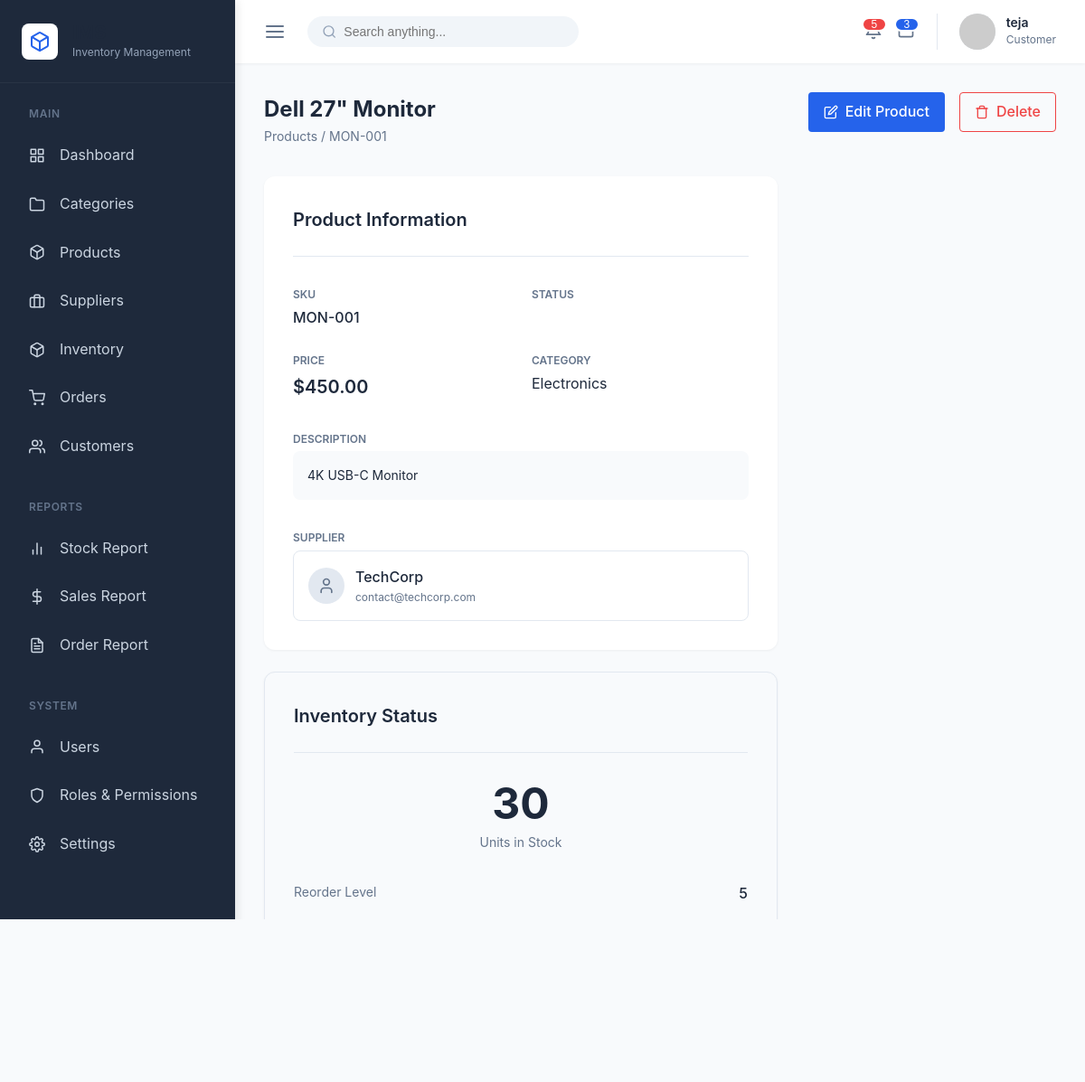
/products/2/ (signed in), run on the app's committed database.
### apps/accounts/models.py (models this page shows, shortened)
class User(AbstractUser):
    class Role(models.TextChoices):
        ADMIN = 'ADMIN', 'Admin'
        INVENTORY_MANAGER = 'INVENTORY_MANAGER', 'Inventory Manager'
        CUSTOMER = 'CUSTOMER', 'Customer'
    role = models.CharField(
        max_length=20,
        choices=Role.choices,
        default=Role.CUSTOMER
    )
    class Meta:
        db_table = 'auth_user'
        verbose_name = 'User'
        verbose_name_plural = 'Users'

### apps/products/models.py (models this page shows, shortened)
class Product(models.Model):
    class Status(models.TextChoices):
        ACTIVE = 'ACTIVE', 'Active'
        DRAFT = 'DRAFT', 'Draft'
        ARCHIVED = 'ARCHIVED', 'Archived'
    sku = models.CharField(max_length=50, unique=True, help_text="Stock Keeping Unit")
    name = models.CharField(max_length=200)
    description = models.TextField(blank=True)
    unit_price = models.DecimalField(max_digits=10, decimal_places=2)
    category = models.ForeignKey(Category, on_delete=models.PROTECT, related_name='products')
    supplier = models.ForeignKey(Supplier, on_delete=models.SET_NULL, null=True, blank=True, related_name='products')
    status = models.CharField(
        max_length=20,
        choices=Status.choices,
        default=Status.DRAFT
    )
    image = models.ImageField(upload_to='products/', null=True, blank=True)
    created_at = models.DateTimeField(auto_now_add=True)
    updated_at = models.DateTimeField(auto_now=True)
    class Meta:
        db_table = 'products'
        ordering = ['name']

### apps/categories/models.py (models this page shows, shortened)
class Category(models.Model):
    name = models.CharField(max_length=100, unique=True)
    description = models.TextField(blank=True)
    is_active = models.BooleanField(default=True, help_text="Designates whether this category should be treated as active.")
    created_at = models.DateTimeField(auto_now_add=True)
    updated_at = models.DateTimeField(auto_now=True)
    class Meta:
        db_table = 'categories'
        verbose_name_plural = 'Categories'
        ordering = ['name']

### apps/suppliers/models.py (models this page shows, shortened)
class Supplier(models.Model):
    name = models.CharField(max_length=200, unique=True)
    contact_name = models.CharField(max_length=150, blank=True)
    email = models.EmailField(unique=True)
    phone = models.CharField(max_length=20)
    address = models.TextField()
    is_active = models.BooleanField(default=True)
    created_at = models.DateTimeField(auto_now_add=True)
    updated_at = models.DateTimeField(auto_now=True)
    class Meta:
        db_table = 'suppliers'
        ordering = ['name']

### apps/inventory/models.py (models this page shows, shortened)
class Stock(models.Model):
    product = models.OneToOneField(Product, on_delete=models.CASCADE, related_name='stock')
    quantity = models.PositiveIntegerField(default=0)
    reserved_quantity = models.PositiveIntegerField(default=0)
    reorder_level = models.PositiveIntegerField(default=10)
    class Meta:
        db_table = 'inventory_stock'

### apps/products/views.py (the view)
# urls.py: path('<int:pk>/', ProductDetailView.as_view(), name='ui_product_detail'),
class ProductDetailView(LoginRequiredMixin, DetailView):
    model = Product
    template_name = 'products/detail.html'
    context_object_name = 'product'

### templates/products/detail.html (shortened to what this page needs)
{% extends "base.html" %}
{% block content %}
<div class="page-header" style="margin-bottom: 2rem; display: flex; justify-content: space-between; align-items: flex-start;">
    <div class="page-title">
        <h1 style="margin: 0; font-size: 1.5rem; font-weight: 700;">{{ product.name }}</h1>
        <p style="margin: 0; color: var(--text-secondary); font-size: 0.875rem;">
            <a href="{% url 'ui_product_list' %}" style="text-decoration: none; color: inherit;">Products</a> / {{ product.sku }}
        </p>
    </div>
    <div style="display: flex; gap: 1rem;">
        <a href="{% url 'ui_product_edit' product.id %}" class="btn btn-primary" style="display: flex; align-items: center; gap: 0.5rem;">
            <svg width="16" height="16" viewBox="0 0 24 24" fill="none" stroke="currentColor" stroke-width="2" stroke-linecap="round" stroke-linejoin="round"><path d="M11 4H4a2 2 0 0 0-2 2v14a2 2 0 0 0 2 2h14a2 2 0 0 0 2-2v-7"></path><path d="M18.5 2.5a2.121 2.121 0 0 1 3 3L12 15l-4 1 1-4 9.5-9.5z"></path></svg>
            Edit Product
        </a>
        <a href="{% url 'ui_product_delete' product.id %}" class="btn btn-outline" style="display: flex; align-items: center; gap: 0.5rem; color: var(--danger-color); border-color: var(--danger-color);">
            <svg width="16" height="16" viewBox="0 0 24 24" fill="none" stroke="currentColor" stroke-width="2" stroke-linecap="round" stroke-linejoin="round"><polyline points="3 6 5 6 21 6"></polyline><path d="M19 6v14a2 2 0 0 1-2 2H7a2 2 0 0 1-2-2V6m3 0V4a2 2 0 0 1 2-2h4a2 2 0 0 1 2 2v2"></path></svg>
            Delete
        </a>
    </div>
</div>
<div style="display: grid; grid-template-columns: 2fr 1fr; gap: 1.5rem;">
    <div style="display: flex; flex-direction: column; gap: 1.5rem;">
        <div class="form-container" style="margin: 0; max-width: none;">
        <div class="form-header">
            <h3>Product Information</h3>
        </div>
        <div style="display: grid; grid-template-columns: 1fr 1fr; gap: 1.5rem; margin-bottom: 2rem;">
            <div>
                <label style="display: block; font-size: 0.75rem; color: var(--text-secondary); text-transform: uppercase; font-weight: 600; margin-bottom: 0.25rem;">SKU</label>
                <div style="font-weight: 500;">{{ product.sku }}</div>
            </div>
            <div>
                <label style="display: block; font-size: 0.75rem; color: var(--text-secondary); text-transform: uppercase; font-weight: 600; margin-bottom: 0.25rem;">Status</label>
            </div>
            <div>
                <label style="display: block; font-size: 0.75rem; color: var(--text-secondary); text-transform: uppercase; font-weight: 600; margin-bottom: 0.25rem;">Price</label>
                <div style="font-size: 1.25rem; font-weight: 600; color: var(--text-primary);">${{ product.unit_price|floatformat:2 }}</div>
            </div>
            <div>
                <label style="display: block; font-size: 0.75rem; color: var(--text-secondary); text-transform: uppercase; font-weight: 600; margin-bottom: 0.25rem;">Category</label>
                <div>{{ product.category.name }}</div>
            </div>
        </div>
        <div style="margin-bottom: 2rem;">
            <label style="display: block; font-size: 0.75rem; color: var(--text-secondary); text-transform: uppercase; font-weight: 600; margin-bottom: 0.25rem;">Description</label>
            <div style="background: #f8fafc; padding: 1rem; border-radius: 8px; font-size: 0.875rem;">
                {{ product.description|default:"No description provided."|linebreaks }}
            </div>
        </div>
        {% if product.supplier %}
        <div>
            <label style="display: block; font-size: 0.75rem; color: var(--text-secondary); text-transform: uppercase; font-weight: 600; margin-bottom: 0.25rem;">Supplier</label>
            <div style="display: flex; align-items: center; gap: 0.75rem; padding: 1rem; border: 1px solid var(--border-color); border-radius: 8px;">
                <div style="width: 40px; height: 40px; background: #e2e8f0; border-radius: 50%; display: flex; align-items: center; justify-content: center;">
                    <svg width="20" height="20" viewBox="0 0 24 24" fill="none" stroke="#64748b" stroke-width="2" stroke-linecap="round" stroke-linejoin="round"><path d="M19 21v-2a4 4 0 0 0-4-4H9a4 4 0 0 0-4 4v2"></path><circle cx="12" cy="7" r="4"></circle></svg>
                </div>
                <div>
                    <div style="font-weight: 500;">{{ product.supplier.name }}</div>
                    <div style="font-size: 0.75rem; color: var(--text-secondary);">{{ product.supplier.email }}</div>
                </div>
            </div>
        </div>
        {% endif %}
    </div>
    <div class="form-container" style="margin: 0; max-width: none; background: #f8fafc; border: 1px solid var(--border-color);">
        <div class="form-header">
            <h3>Inventory Status</h3>
        </div>
        {% if product.stock %}
            <div style="text-align: center; margin-bottom: 2rem;">
                <div style="font-size: 3rem; font-weight: 700; color: var(--text-primary); line-height: 1;">{{ product.stock.quantity }}</div>
                <div style="font-size: 0.875rem; color: var(--text-secondary); margin-top: 0.5rem;">Units in Stock</div>
            </div>
            <div style="display: flex; justify-content: space-between; padding-bottom: 1rem; border-bottom: 1px solid var(--border-color); margin-bottom: 1rem;">
                <span style="color: var(--text-secondary); font-size: 0.875rem;">Reorder Level</span>
                <span style="font-weight: 500;">{{ product.stock.reorder_level }}</span>
            </div>
            <div style="display: flex; justify-content: space-between; margin-bottom: 2rem;">
                <span style="color: var(--text-secondary); font-size: 0.875rem;">Status</span>
            </div>
            <a href="#" class="btn btn-primary" style="width: 100%; display: flex; justify-content: center;">Adjust Stock</a>
        {% endif %}
    </div>
</div>
{% endblock %}

### templates/includes/topbar.html (shortened to what this page needs)
<header class="topbar">
    <div class="topbar-left">
        <button class="menu-toggle">
            <svg width="24" height="24" viewBox="0 0 24 24" fill="none" stroke="currentColor" stroke-width="2" stroke-linecap="round" stroke-linejoin="round"><line x1="3" y1="12" x2="21" y2="12"></line><line x1="3" y1="6" x2="21" y2="6"></line><line x1="3" y1="18" x2="21" y2="18"></line></svg>
        </button>
        <form class="search-bar" action="#" method="GET">
            <svg width="18" height="18" viewBox="0 0 24 24" fill="none" stroke="#94a3b8" stroke-width="2" stroke-linecap="round" stroke-linejoin="round"><circle cx="11" cy="11" r="8"></circle><line x1="21" y1="21" x2="16.65" y2="16.65"></line></svg>
            <input type="text" name="q" placeholder="Search anything...">
        </form>
    </div>
    <div class="topbar-right">
        <div class="topbar-actions">
            <button class="action-btn">
                <span class="badge">5</span>
            </button>
            <button class="action-btn">
                <span class="badge" style="background-color: var(--primary-color);">3</span>
            </button>
        </div>
        <div class="user-profile">
            <img src="https://ui-avatars.com/api/?name={{ user.first_name|default:user.username }}&background=2563eb&color=fff" alt="User Avatar" class="avatar">
            <div class="user-info">
                <span class="user-name">{{ user.first_name|default:user.username }}</span>
                <span class="user-role">{{ user.get_role_display|default:"Administrator" }}</span>
            </div>
        </div>
    </div>
</header>

### static/css/base.css (style rules this page uses)
:root { --primary-color: #2563eb; --primary-hover: #1d4ed8; --secondary-color: #475569; --background-color: #f8fafc; --surface-color: #ffffff; --text-primary: #1e293b; --text-secondary: #64748b; --border-color: #e2e8f0; --danger-color: #ef4444; --success-color: #22c55e; }
* { margin: 0; padding: 0; box-sizing: border-box; }
body { font-family: -apple-system, BlinkMacSystemFont, "Segoe UI", Roboto, Helvetica, Arial, sans-serif; background-color: var(--background-color); color: var(--text-primary); line-height: 1.6; }
h1, h2, h3, h4, h5, h6 { color: var(--text-primary); margin-bottom: 0.5rem; }
a { color: var(--primary-color); text-decoration: none; }

### static/css/layout.css (style rules this page uses)
.topbar { height: 70px; background-color: #ffffff; display: flex; align-items: center; justify-content: space-between; padding: 0 2rem; box-shadow: 0 1px 3px rgba(0,0,0,0.05); z-index: 90; }
.topbar-left { display: flex; align-items: center; gap: 1.5rem; }
.menu-toggle { background: none; border: none; color: #64748b; cursor: pointer; display: flex; }
.search-bar { display: flex; align-items: center; background-color: #f1f5f9; border-radius: 20px; padding: 0.5rem 1rem; width: 300px; }
.search-bar input { border: none; background: none; outline: none; width: 100%; margin-left: 0.5rem; font-size: 0.875rem; }
.topbar-right { display: flex; align-items: center; gap: 1.5rem; }
.topbar-actions { display: flex; align-items: center; gap: 1rem; }
.action-btn { background: none; border: none; color: #64748b; position: relative; cursor: pointer; }
.badge { position: absolute; top: -5px; right: -5px; background-color: var(--danger-color); color: white; font-size: 0.65rem; width: 16px; height: 16px; border-radius: 50%; display: flex; align-items: center; justify-content: center; font-weight: bold; border: 2px solid white; }
.user-profile { display: flex; align-items: center; gap: 0.75rem; border-left: 1px solid #e2e8f0; padding-left: 1.5rem; }
.avatar { width: 40px; height: 40px; border-radius: 50%; object-fit: cover; background-color: #e2e8f0; }
.user-info { display: flex; flex-direction: column; }
.user-name { font-weight: 600; font-size: 0.875rem; line-height: 1.2; }
.user-role { font-size: 0.75rem; color: #64748b; }

### static/css/components.css (style rules this page uses)
.btn { display: inline-block; padding: 0.5rem 1rem; border-radius: 4px; font-weight: 500; cursor: pointer; text-align: center; border: 1px solid transparent; transition: all 0.2s; }
.btn-primary { background-color: var(--primary-color); color: white; }
.btn-outline { background-color: transparent; color: var(--primary-color); border-color: var(--primary-color); }

### static/css/tables.css (style rules this page uses)
.badge { display: inline-flex; align-items: center; padding: 0.25rem 0.75rem; border-radius: 9999px; font-size: 0.75rem; font-weight: 500; }

### static/css/forms.css (style rules this page uses)
.form-container { background: white; border-radius: 12px; box-shadow: 0 1px 3px rgba(0,0,0,0.05); padding: 2rem; max-width: 800px; margin: 0 auto; }
.form-header { margin-bottom: 2rem; padding-bottom: 1rem; border-bottom: 1px solid var(--border-color); }
.form-header h3 { margin: 0 0 0.5rem 0; font-size: 1.25rem; font-weight: 600; }

### data on the page
Product: name "Dell 27\" Monitor", sku "MON-001", unit_price "450.00", category.name "Electronics", description "4K USB-C Monitor", supplier.name "TechCorp", supplier.email "contact@techcorp.com", stock.quantity "30", stock.reorder_level "5"

### other printed values
{{ user.first_name|default:user.username }} "teja"
{{ user.get_role_display|default:"Administrator" }} "Customer"
